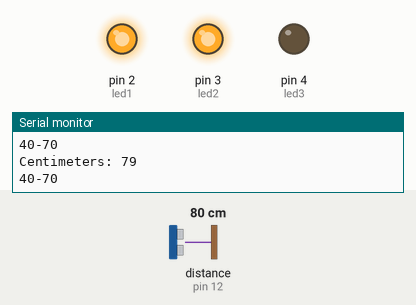
Recording of a sketch running on a simulated Arduino Uno, built with avr-gcc and run on an emulated ATmega328P. Shown: output pins drawn as LEDs (lit = HIGH), the last lines printed to the serial monitor. Wiring (inferred from the names in the program): ultrasonic range finder: trigger pin 11; echo pin 12. The inputs (shaded band) are chosen by the test bench; at power-on: distance to the obstacle (sensor on pin 12) 80 cm. The echo pulse lasts 58.3 µs per cm; pins used as bus, display or sensor lines are not drawn.

Above: at 1.2 s.
1.3 s: distance to the obstacle (sensor on pin 12) set to 46 cm
4.3 s: distance to the obstacle (sensor on pin 12) set to 36 cm
At 4.59 s:
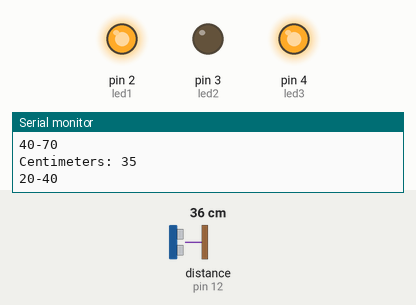
7.3 s: distance to the obstacle (sensor on pin 12) set to 23 cm
10.3 s: distance to the obstacle (sensor on pin 12) set to 18 cm
At 10.46 s:
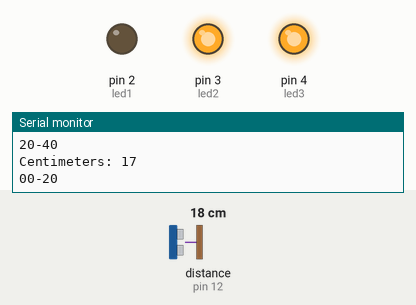
13.3 s: distance to the obstacle (sensor on pin 12) set to 35 cm
At 13.49 s:
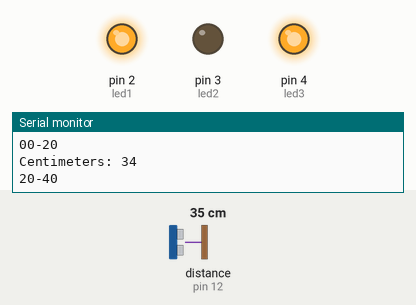
16.3 s: distance to the obstacle (sensor on pin 12) set to 2 cm
At 16.54 s:
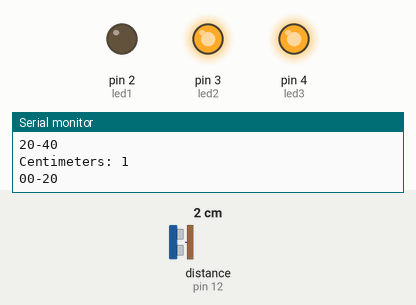
Timing chart, 0 to 19.3 s (numbered marks = the images above; inputs shaded):
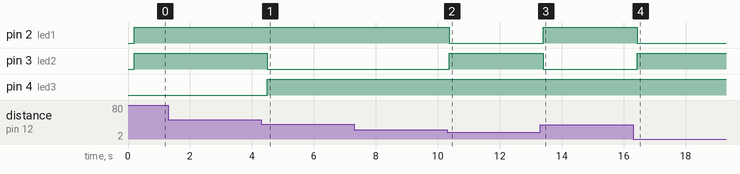

Measured:
- the behaviour switches between 42 and 41 cm on distance to the obstacle (sensor on pin 12) (found by bisection; images 0 and 1)
- the behaviour switches between 22 and 21 cm on distance to the obstacle (sensor on pin 12) (found by bisection; images 1 and 2)
- after the input at 4.3 s, pin 3 (led2): HIGH → LOW after 0.20 s; pin 4 (led3): LOW → HIGH after 0.19 s
- after the input at 10.3 s, pin 2 (led1): HIGH → LOW after 0.07 s; pin 3 (led2): LOW → HIGH after 0.07 s
- after the input at 13.3 s, pin 2 (led1): LOW → HIGH after 0.10 s; pin 3 (led2): HIGH → LOW after 0.10 s
- after the input at 16.3 s, pin 2 (led1): HIGH → LOW after 0.14 s; pin 3 (led2): LOW → HIGH after 0.14 s

The sketch:

3-Ultrasonic_Sensor.ino
```cpp
int trigPin = 11;
int echoPin = 12;
long duration, cm;

int led1 = 2;
int led2 = 3;
int led3 = 4;

long previous = 1;

void setup() {
  Serial.begin(9600);
  pinMode(trigPin, OUTPUT);
  pinMode(echoPin, INPUT);

  pinMode(led1, OUTPUT);
  pinMode(led2, OUTPUT);
  pinMode(led3, OUTPUT);
}

void loop() {
  digitalWrite(trigPin, LOW);
  delayMicroseconds(5);
  digitalWrite(trigPin, HIGH);
  delayMicroseconds(10);
  digitalWrite(trigPin, LOW);

  pinMode(echoPin, INPUT);
  duration = pulseIn(echoPin, HIGH);

  cm = (duration/2) / 29.1;
  Serial.print("Centimeters: ");
  Serial.println(cm);

  checkLength(cm);

  delay(200);
  digitalWrite(led1, HIGH);
  digitalWrite(led2, HIGH);
  digitalWrite(led3, HIGH);

}

void checkLength(long data) {
  if(data <= 20) {
    Serial.println("00-20");
    digitalWrite(led1, LOW);
    previous = data;
  }
  else if(data > 20 && data <= 40) {
    Serial.println("20-40");
    digitalWrite(led2, LOW);
    previous = data;
  }
  else if(data > 40 && data < 500){
    Serial.println("40-70");
    digitalWrite(led3, LOW);
    previous = data;
  }
  else {
    Serial.println("again");
    checkLength(previous);
  }
}
```
